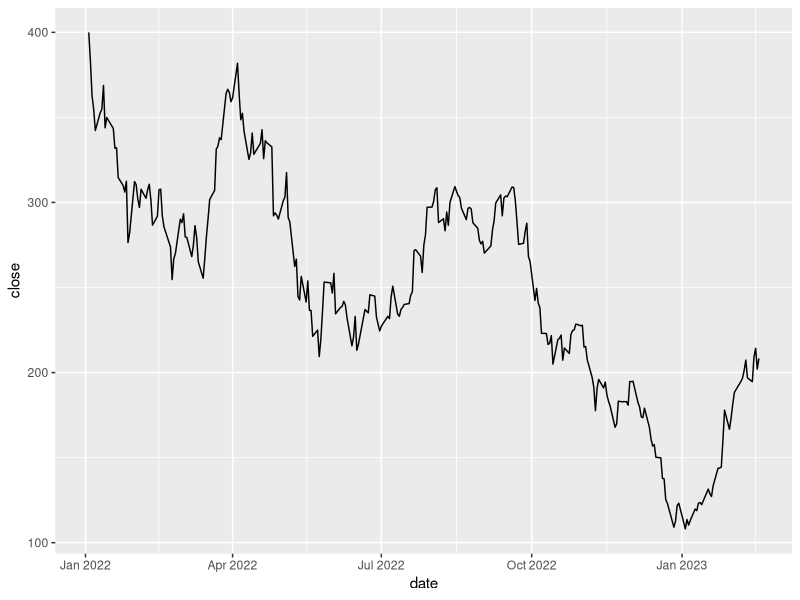
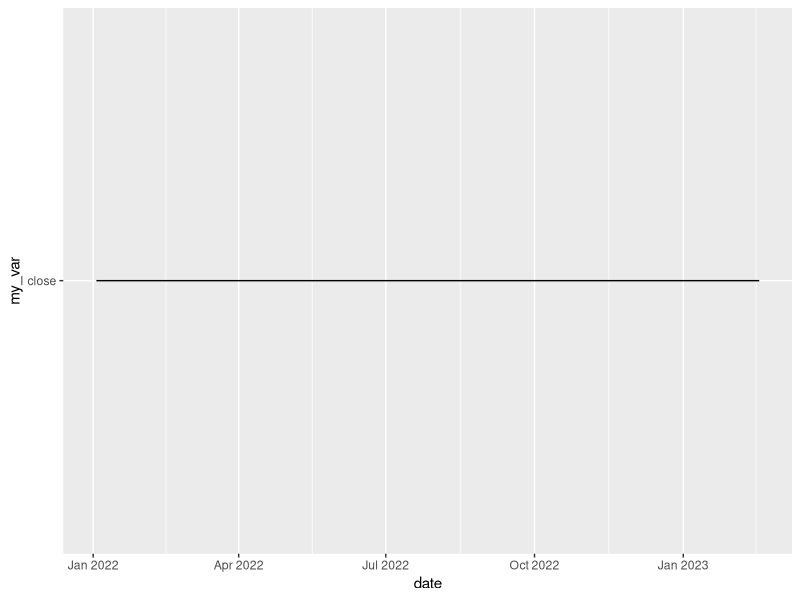
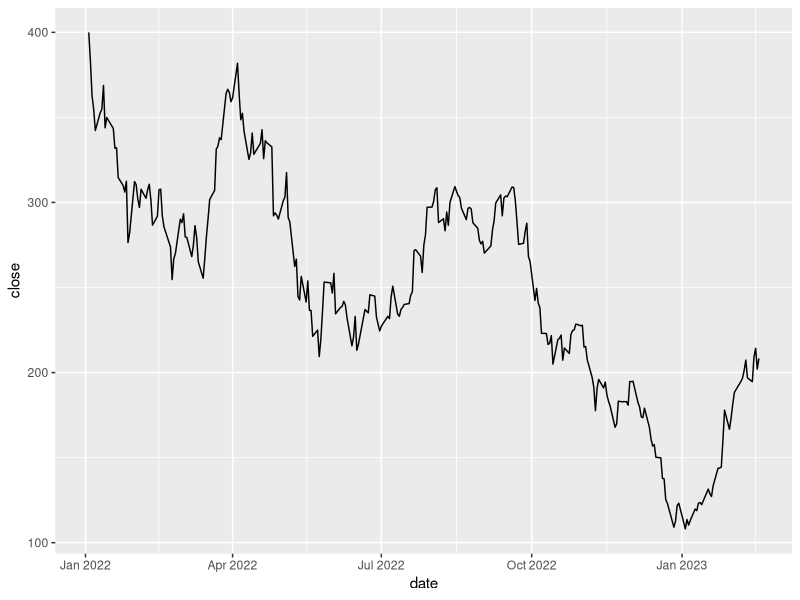
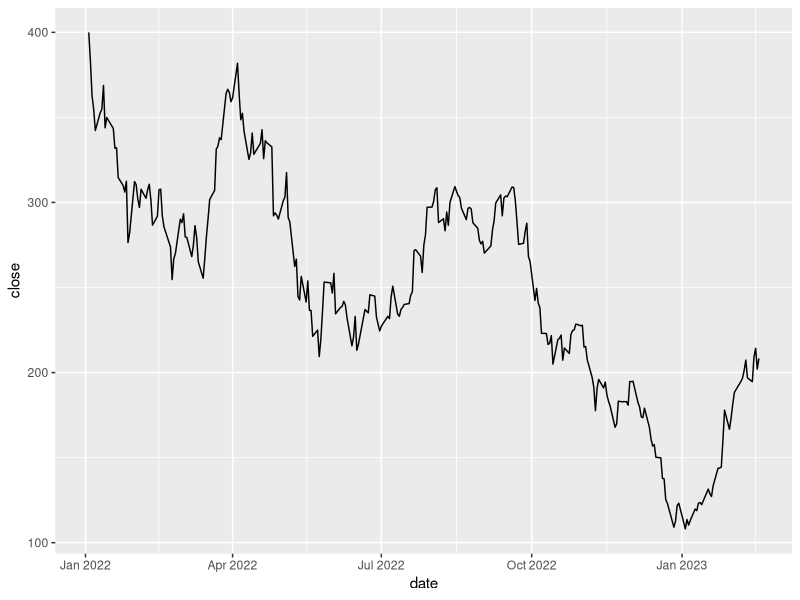
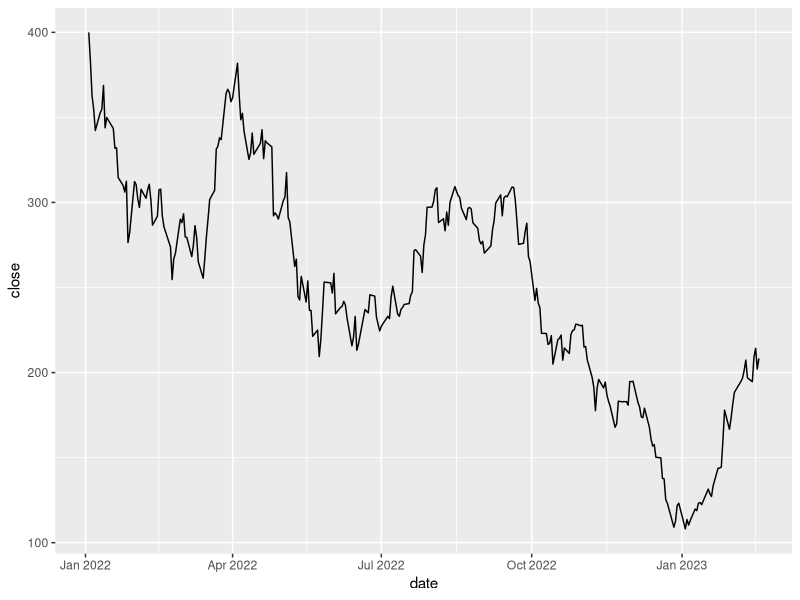

These charts were generated, in order, by the following R code:
## ---- chunk 1
nchar("Programming with ggplot - Reference columns from variables") # max 60-70
nchar("How to write clean and modular code with the curly-curly operator. Easily plotting columns dynamically from string variables by using tidy evaluation.") # at least 120 to 160
## ---- chunk 2
knitr::opts_chunk$set(echo = TRUE, warning = FALSE)
## ---- chunk 3
library(dplyr)
library(readr)
library(ggplot2)

tsla <- read_csv("tsla.csv")
## ---- chunk 4
# Create a function that takes a data frame and two column names and returns a filtered data frame
my_filter <- function(df, var1, var2){
  result <- df %>%
    filter({{var1}} > {{var2}})
  return(result)
}
## ---- chunk 5
# Create a function that calculate the grouped mean of a variable, passing both as argument
calculate_mean_by_group_var <- function(df, group_var, target_var){
  result <- df %>%
    group_by({{group_var}}) %>% 
    summarise(mean = mean({{target_var}}))
  return(result)
}
## ---- chunk 6
# Daily prices from TSLA stock:
head(tsla)
## ---- chunk 7
my_plot <- function(df, var){
  df %>%
    ggplot(aes(x=date)) +
    geom_line(aes(y={{var}})) 
}

my_plot(tsla, close)
## ---- chunk 8
my_var <- "close"
my_plot(tsla, my_var)
## ---- chunk 9
my_deprecated_plot <- function(df, var){
  df %>%
    ggplot(aes(x=date)) +
    geom_line(aes_string(y=my_var)) 
}

my_var <- "close"
my_deprecated_plot(tsla, my_var)
## ---- chunk 10
my_plot2 <- function(df, var){
  df %>%
    ggplot(aes(x=date)) +
    geom_line(aes(y=.data[[var]]))
}
my_var <- "close"
my_plot2(tsla, my_var)
## ---- chunk 11
my_plot3 <- function(df, var){
  df %>%
    ggplot(aes(x=date)) +
    geom_line(aes(y=!!ensym(var)))
}
my_plot3(tsla, "close")
